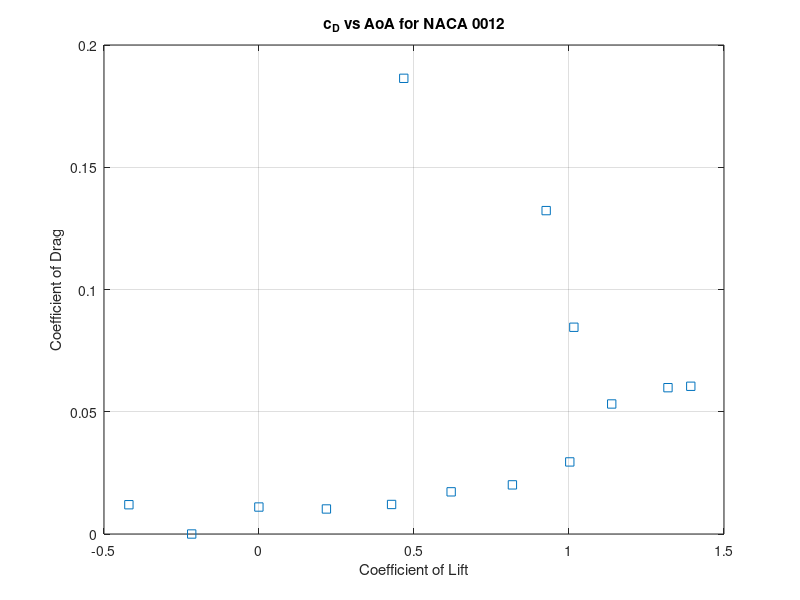
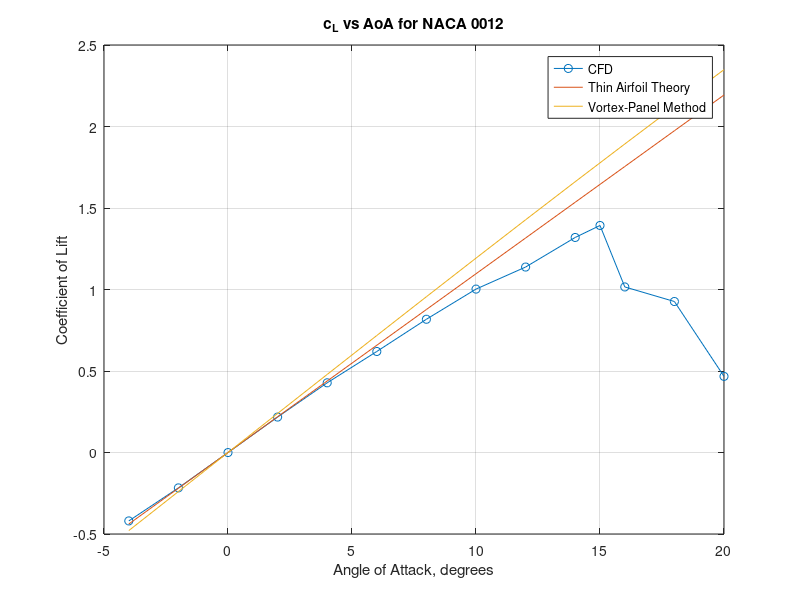

Reproduce these figures in MATLAB, in order.
%% ASEN 3111 - CFD Lab - Main
%  Turbulent Flow over a NACA 0012 airfoil
%
%   Author: Margaux McFarland
%   Collaborators: Brendan Palmer
%   Date: 12/10/19

clc
clear all
close all

%load in mat file (made in premain)
load Data_CFD_McFarland_Margaux.mat

%loop through the mat file struct
for i = 1:length(results)
  %take the last value in of the force coefficient because that is where
  %values converged 
  %first 12 are cd with positive AoA
  if i < 13
      CD(i + 2) = results(i).forceCoeff(end);
  elseif i == 13 %next two files are cd with negative AoA 
      CD(i - 12) = results(i).forceCoeff(end);
  elseif i == 14
      CD(i - 13) = results(i).forceCoeff(end);
  elseif i < 27 %last 12 cl with positive AoA
      CL(i - 12) = results(i).forceCoeff(end);
  elseif i == 27 %next two files are cl with negative AoA 
      CL(i - 25) = results(i).forceCoeff(end);
  elseif i == 28
      CL(i - 27) = results(i).forceCoeff(end);
  end
end

%angle of attack vector
AoA = -4:2:20;
%add 15 degrees
AoA = [AoA(1:10) 15 AoA(11:end)];
%plots
figure(1)
plot(CL,CD,'s');
title('c_{D} vs AoA for NACA 0012');
xlabel('Coefficient of Lift');
ylabel('Coefficient of Drag');
grid on
figure(2)
plot(AoA,CL, '-o');
title('c_{L} vs AoA for NACA 0012');
xlabel('Angle of Attack, degrees');
ylabel('Coefficient of Lift');
hold on
grid on

%estimate stall angle
stall_angle = 15; %degrees
%find lift slope - only take linear portion (ignore stall)
lift_slope = (CL(find(AoA == 10, 1)) - CL(1))/(10 - AoA(1));
%find zero lift AoA, find when cl is closest to zero
zero_lift_AoA = AoA(find(abs(CL) == min(abs(CL)),1));
%find max cl
max_cl = max(CL);

%thin airfoil theory
AoA = -4:2:20;
lift_slope_thin = deg2rad(2*pi); 
zeroAoA_thin = 0; %symmetric airfoil
cl_thin = lift_slope_thin.*(AoA-deg2rad(zeroAoA_thin));
plot(AoA, cl_thin);
hold on 

%vortex panel method
%load in comp 3 assignment data on NACA 0012
load Cl_different_AOA_0012.mat
plot(AoA,Cl_different_AOA_0012);
legend('CFD','Thin Airfoil Theory','Vortex-Panel Method');


